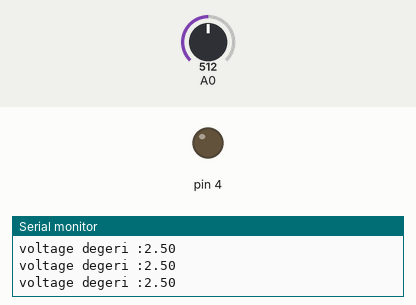
Bench run of a sketch on a simulated Arduino Uno, built with avr-gcc and run on an emulated ATmega328P. Shown: output pins drawn as LEDs (lit = HIGH), the last lines printed to the serial monitor. The inputs (shaded band) are chosen by the test bench; at power-on: A0 = 512.

Above: at 1.2 s.
1.3 s: A0 set to 599
2.8 s: A0 set to 628
At 4.1 s:
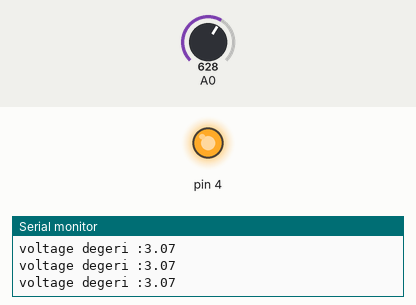
4.4 s: A0 set to 511
At 5.7 s:
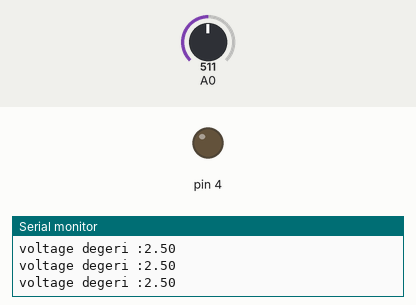
6.0 s: A0 set to 716
At 7.4 s:
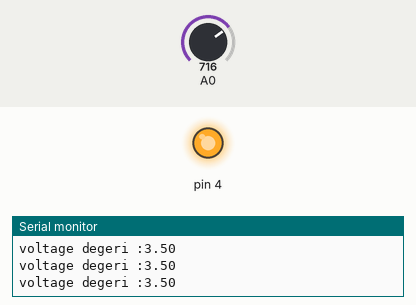
Timing chart, 0 to 8.6 s (numbered marks = the images above; inputs shaded):
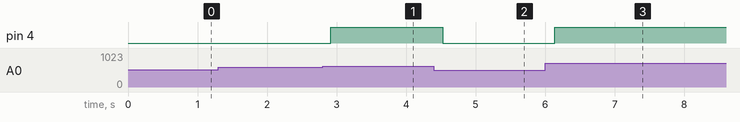

The sketch:

voltage__l__m_.ino
```cpp
void setup() {
  Serial.begin(9600);
pinMode(4,OUTPUT);
}

void loop() {
  int sensor=analogRead(A0);
  float voltage=((float)5/1023)*sensor;
  Serial.print("voltage degeri :");
  Serial.println(voltage);
  delay(100);
  if(voltage>=3){


    digitalWrite(4,HIGH);
  }
    else{
    digitalWrite(4,LOW);
    }
}
```

Measured:
- the behaviour switches between 613 and 614 on A0 (found by bisection; images 0 and 1)
- after the input at 2.8 s, pin 4: LOW → HIGH after 0.12 s
- after the input at 4.4 s, pin 4: HIGH → LOW after 0.13 s
- after the input at 6.0 s, pin 4: LOW → HIGH after 0.14 s
